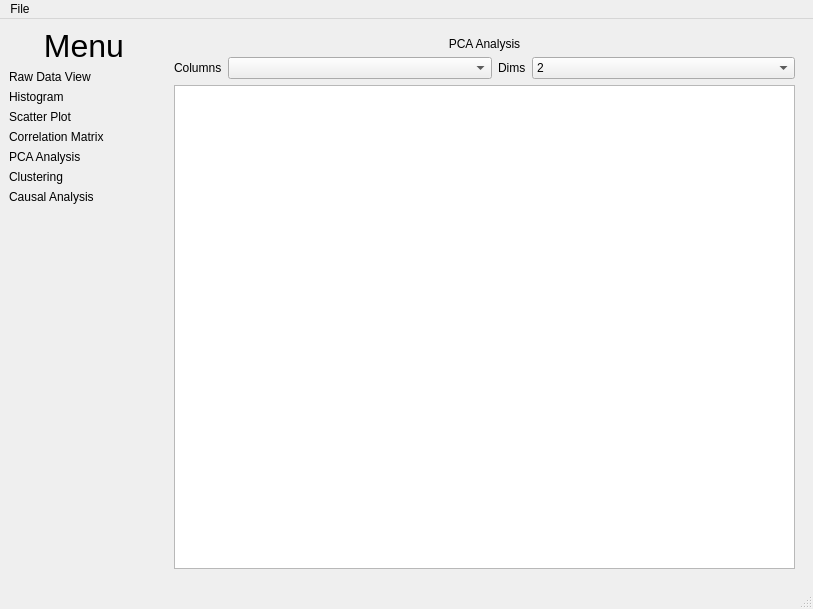
<?xml version="1.0" encoding="UTF-8"?>
<ui version="4.0">
 <class>MainWindow</class>
 <widget class="QMainWindow" name="MainWindow">
  <property name="geometry">
   <rect>
    <x>0</x>
    <y>0</y>
    <width>813</width>
    <height>609</height>
   </rect>
  </property>
  <property name="windowTitle">
   <string>MainWindow</string>
  </property>
  <widget class="QWidget" name="centralwidget">
   <layout class="QGridLayout" name="gridLayout">
    <item row="0" column="0">
     <layout class="QHBoxLayout" name="horizontalLayout">
      <item>
       <layout class="QVBoxLayout" name="verticalLayout_menu">
        <property name="sizeConstraint">
         <enum>QLayout::SetFixedSize</enum>
        </property>
        <item>
         <widget class="QLabel" name="label">
          <property name="sizePolicy">
           <sizepolicy hsizetype="Preferred" vsizetype="Fixed">
            <horstretch>0</horstretch>
            <verstretch>0</verstretch>
           </sizepolicy>
          </property>
          <property name="font">
           <font>
            <pointsize>24</pointsize>
           </font>
          </property>
          <property name="text">
           <string>Menu</string>
          </property>
          <property name="alignment">
           <set>Qt::AlignCenter</set>
          </property>
         </widget>
        </item>
        <item>
         <widget class="ClickableLabel" name="label_menu_raw_data_view">
          <property name="sizePolicy">
           <sizepolicy hsizetype="Fixed" vsizetype="Fixed">
            <horstretch>0</horstretch>
            <verstretch>0</verstretch>
           </sizepolicy>
          </property>
          <property name="text">
           <string>Raw Data View</string>
          </property>
         </widget>
        </item>
        <item>
         <widget class="ClickableLabel" name="label_menu_histogram">
          <property name="text">
           <string>Histogram</string>
          </property>
         </widget>
        </item>
        <item>
         <widget class="ClickableLabel" name="label_menu_scatter_plot">
          <property name="text">
           <string>Scatter Plot</string>
          </property>
         </widget>
        </item>
        <item>
         <widget class="ClickableLabel" name="label_menu_correlation_matrix">
          <property name="text">
           <string>Correlation Matrix</string>
          </property>
         </widget>
        </item>
        <item>
         <widget class="ClickableLabel" name="label_menu_pca_analysis">
          <property name="text">
           <string>PCA Analysis</string>
          </property>
         </widget>
        </item>
        <item>
         <widget class="ClickableLabel" name="label_menu_clustering">
          <property name="text">
           <string>Clustering</string>
          </property>
         </widget>
        </item>
        <item>
         <widget class="ClickableLabel" name="label_menu_causal_analysis">
          <property name="text">
           <string>Causal Analysis</string>
          </property>
         </widget>
        </item>
        <item>
         <spacer name="horizontalSpacer">
          <property name="orientation">
           <enum>Qt::Horizontal</enum>
          </property>
          <property name="sizeType">
           <enum>QSizePolicy::Fixed</enum>
          </property>
          <property name="sizeHint" stdset="0">
           <size>
            <width>150</width>
            <height>20</height>
           </size>
          </property>
         </spacer>
        </item>
        <item>
         <spacer name="verticalSpacer">
          <property name="orientation">
           <enum>Qt::Vertical</enum>
          </property>
          <property name="sizeHint" stdset="0">
           <size>
            <width>20</width>
            <height>40</height>
           </size>
          </property>
         </spacer>
        </item>
       </layout>
      </item>
      <item>
       <widget class="QStackedWidget" name="stackedWidget">
        <property name="enabled">
         <bool>true</bool>
        </property>
        <property name="sizePolicy">
         <sizepolicy hsizetype="Expanding" vsizetype="Preferred">
          <horstretch>0</horstretch>
          <verstretch>0</verstretch>
         </sizepolicy>
        </property>
        <property name="currentIndex">
         <number>5</number>
        </property>
        <widget class="QWidget" name="page_no_data">
         <widget class="QPushButton" name="pushButton_load_csv_data">
          <property name="geometry">
           <rect>
            <x>220</x>
            <y>310</y>
            <width>161</width>
            <height>32</height>
           </rect>
          </property>
          <property name="text">
           <string>Load CSV Data</string>
          </property>
         </widget>
         <widget class="QLabel" name="label_2">
          <property name="geometry">
           <rect>
            <x>0</x>
            <y>200</y>
            <width>601</width>
            <height>51</height>
           </rect>
          </property>
          <property name="text">
           <string>No Data Loaded</string>
          </property>
          <property name="alignment">
           <set>Qt::AlignCenter</set>
          </property>
         </widget>
        </widget>
        <widget class="QWidget" name="page_raw_data_view">
         <layout class="QVBoxLayout" name="verticalLayout">
          <item>
           <widget class="QLabel" name="label_7">
            <property name="text">
             <string>Raw Data View</string>
            </property>
            <property name="alignment">
             <set>Qt::AlignCenter</set>
            </property>
           </widget>
          </item>
          <item>
           <widget class="QTableWidget" name="tableWidget"/>
          </item>
         </layout>
        </widget>
        <widget class="QWidget" name="page_histogram">
         <layout class="QVBoxLayout" name="verticalLayout_2">
          <item>
           <widget class="QLabel" name="label_11">
            <property name="text">
             <string>Histogram</string>
            </property>
            <property name="alignment">
             <set>Qt::AlignCenter</set>
            </property>
           </widget>
          </item>
          <item>
           <layout class="QHBoxLayout" name="horizontalLayout_2">
            <item>
             <widget class="QLabel" name="label_8">
              <property name="sizePolicy">
               <sizepolicy hsizetype="Fixed" vsizetype="Preferred">
                <horstretch>0</horstretch>
                <verstretch>0</verstretch>
               </sizepolicy>
              </property>
              <property name="text">
               <string>Column</string>
              </property>
             </widget>
            </item>
            <item>
             <widget class="QComboBox" name="comboBox_histogram"/>
            </item>
            <item>
             <widget class="QCheckBox" name="checkBox_histogram">
              <property name="text">
               <string>CheckBox</string>
              </property>
             </widget>
            </item>
           </layout>
          </item>
          <item>
           <widget class="QChartView" name="histogram"/>
          </item>
         </layout>
        </widget>
        <widget class="QWidget" name="page_scatter_plot">
         <layout class="QVBoxLayout" name="verticalLayout_3">
          <item>
           <widget class="QLabel" name="label_10">
            <property name="text">
             <string>Scatter Plot</string>
            </property>
            <property name="alignment">
             <set>Qt::AlignCenter</set>
            </property>
           </widget>
          </item>
          <item>
           <layout class="QHBoxLayout" name="horizontalLayout_3">
            <item>
             <widget class="QLabel" name="label_9">
              <property name="sizePolicy">
               <sizepolicy hsizetype="Fixed" vsizetype="Preferred">
                <horstretch>0</horstretch>
                <verstretch>0</verstretch>
               </sizepolicy>
              </property>
              <property name="text">
               <string>x-axis</string>
              </property>
             </widget>
            </item>
            <item>
             <widget class="QComboBox" name="comboBox_scatter_x"/>
            </item>
            <item>
             <widget class="QLabel" name="label_12">
              <property name="sizePolicy">
               <sizepolicy hsizetype="Fixed" vsizetype="Preferred">
                <horstretch>0</horstretch>
                <verstretch>0</verstretch>
               </sizepolicy>
              </property>
              <property name="text">
               <string>y-axis</string>
              </property>
             </widget>
            </item>
            <item>
             <widget class="QComboBox" name="comboBox_scatter_y"/>
            </item>
            <item>
             <widget class="QLabel" name="label_15">
              <property name="sizePolicy">
               <sizepolicy hsizetype="Fixed" vsizetype="Preferred">
                <horstretch>0</horstretch>
                <verstretch>0</verstretch>
               </sizepolicy>
              </property>
              <property name="text">
               <string>Power:</string>
              </property>
             </widget>
            </item>
            <item>
             <widget class="QSpinBox" name="spinBox_scatter_power">
              <property name="minimum">
               <number>1</number>
              </property>
             </widget>
            </item>
           </layout>
          </item>
          <item>
           <widget class="QChartView" name="scatterPlot"/>
          </item>
          <item>
           <layout class="QHBoxLayout" name="horizontalLayout_4">
            <item>
             <widget class="QLabel" name="label_13">
              <property name="sizePolicy">
               <sizepolicy hsizetype="Fixed" vsizetype="Preferred">
                <horstretch>0</horstretch>
                <verstretch>0</verstretch>
               </sizepolicy>
              </property>
              <property name="text">
               <string>p: </string>
              </property>
             </widget>
            </item>
            <item>
             <widget class="QLabel" name="label_scatter_p">
              <property name="text">
               <string/>
              </property>
             </widget>
            </item>
            <item>
             <widget class="QLabel" name="label_14">
              <property name="sizePolicy">
               <sizepolicy hsizetype="Fixed" vsizetype="Preferred">
                <horstretch>0</horstretch>
                <verstretch>0</verstretch>
               </sizepolicy>
              </property>
              <property name="text">
               <string>r^2:</string>
              </property>
             </widget>
            </item>
            <item>
             <widget class="QLabel" name="label_scatter_r2">
              <property name="text">
               <string/>
              </property>
             </widget>
            </item>
            <item>
             <widget class="QLabel" name="label_16">
              <property name="text">
               <string>Point:</string>
              </property>
             </widget>
            </item>
            <item>
             <widget class="QLabel" name="label_scatter_coordinate">
              <property name="text">
               <string/>
              </property>
             </widget>
            </item>
           </layout>
          </item>
         </layout>
        </widget>
        <widget class="QWidget" name="page_correlation_matrix">
         <layout class="QVBoxLayout" name="verticalLayout_4">
          <item>
           <widget class="QLabel" name="label_3">
            <property name="text">
             <string>Correlation Matrix</string>
            </property>
            <property name="alignment">
             <set>Qt::AlignCenter</set>
            </property>
           </widget>
          </item>
          <item>
           <layout class="QHBoxLayout" name="horizontalLayout_5">
            <item>
             <widget class="QLabel" name="label_17">
              <property name="sizePolicy">
               <sizepolicy hsizetype="Fixed" vsizetype="Preferred">
                <horstretch>0</horstretch>
                <verstretch>0</verstretch>
               </sizepolicy>
              </property>
              <property name="text">
               <string>Type</string>
              </property>
             </widget>
            </item>
            <item>
             <widget class="QComboBox" name="comboBox_correlation_type">
              <item>
               <property name="text">
                <string>Covariance</string>
               </property>
              </item>
              <item>
               <property name="text">
                <string>Pearson Correlation Coefficient</string>
               </property>
              </item>
             </widget>
            </item>
            <item>
             <widget class="QLabel" name="label_18">
              <property name="sizePolicy">
               <sizepolicy hsizetype="Fixed" vsizetype="Preferred">
                <horstretch>0</horstretch>
                <verstretch>0</verstretch>
               </sizepolicy>
              </property>
              <property name="text">
               <string>Columns</string>
              </property>
             </widget>
            </item>
            <item>
             <widget class="MultiSelectComboBox" name="comboBox_correlation_columns"/>
            </item>
           </layout>
          </item>
          <item>
           <layout class="QHBoxLayout" name="horizontalLayout_6">
            <item>
             <widget class="HeatmapWidget" name="correlation_matrix" native="true">
              <property name="sizePolicy">
               <sizepolicy hsizetype="Preferred" vsizetype="Expanding">
                <horstretch>0</horstretch>
                <verstretch>0</verstretch>
               </sizepolicy>
              </property>
             </widget>
            </item>
            <item>
             <widget class="HeatmapLegend" name="correlation_legend" native="true">
              <property name="sizePolicy">
               <sizepolicy hsizetype="Fixed" vsizetype="Expanding">
                <horstretch>0</horstretch>
                <verstretch>0</verstretch>
               </sizepolicy>
              </property>
             </widget>
            </item>
           </layout>
          </item>
         </layout>
        </widget>
        <widget class="QWidget" name="page_pca_analysis">
         <layout class="QVBoxLayout" name="verticalLayout_5">
          <item>
           <widget class="QLabel" name="label_4">
            <property name="text">
             <string>PCA Analysis</string>
            </property>
            <property name="alignment">
             <set>Qt::AlignCenter</set>
            </property>
           </widget>
          </item>
          <item>
           <layout class="QHBoxLayout" name="horizontalLayout_7">
            <item>
             <widget class="QLabel" name="label_19">
              <property name="sizePolicy">
               <sizepolicy hsizetype="Fixed" vsizetype="Preferred">
                <horstretch>0</horstretch>
                <verstretch>0</verstretch>
               </sizepolicy>
              </property>
              <property name="text">
               <string>Columns</string>
              </property>
             </widget>
            </item>
            <item>
             <widget class="MultiSelectComboBox" name="comboBox_pca_columns"/>
            </item>
            <item>
             <widget class="QLabel" name="label_20">
              <property name="sizePolicy">
               <sizepolicy hsizetype="Fixed" vsizetype="Preferred">
                <horstretch>0</horstretch>
                <verstretch>0</verstretch>
               </sizepolicy>
              </property>
              <property name="text">
               <string>Dims</string>
              </property>
             </widget>
            </item>
            <item>
             <widget class="QComboBox" name="comboBox_pca_dims">
              <item>
               <property name="text">
                <string>2</string>
               </property>
              </item>
              <item>
               <property name="text">
                <string>3</string>
               </property>
              </item>
             </widget>
            </item>
           </layout>
          </item>
          <item>
           <widget class="QChartView" name="pca_chart">
            <property name="enabled">
             <bool>true</bool>
            </property>
           </widget>
          </item>
          <item>
           <layout class="QVBoxLayout" name="pca_3d_layout"/>
          </item>
         </layout>
        </widget>
        <widget class="QWidget" name="page_clustering">
         <widget class="QLabel" name="label_5">
          <property name="geometry">
           <rect>
            <x>0</x>
            <y>0</y>
            <width>600</width>
            <height>20</height>
           </rect>
          </property>
          <property name="text">
           <string>Clustering</string>
          </property>
          <property name="alignment">
           <set>Qt::AlignCenter</set>
          </property>
         </widget>
        </widget>
        <widget class="QWidget" name="page_causal_analysis">
         <widget class="QLabel" name="label_6">
          <property name="geometry">
           <rect>
            <x>0</x>
            <y>0</y>
            <width>600</width>
            <height>20</height>
           </rect>
          </property>
          <property name="text">
           <string>Causal Analysis</string>
          </property>
          <property name="alignment">
           <set>Qt::AlignCenter</set>
          </property>
         </widget>
        </widget>
       </widget>
      </item>
     </layout>
    </item>
   </layout>
  </widget>
  <widget class="QMenuBar" name="menubar">
   <property name="geometry">
    <rect>
     <x>0</x>
     <y>0</y>
     <width>813</width>
     <height>38</height>
    </rect>
   </property>
   <widget class="QMenu" name="menuFile">
    <property name="title">
     <string>File</string>
    </property>
    <addaction name="actionLoad"/>
   </widget>
   <addaction name="menuFile"/>
  </widget>
  <widget class="QStatusBar" name="statusbar"/>
  <action name="actionLoad">
   <property name="text">
    <string>Load</string>
   </property>
  </action>
 </widget>
 <customwidgets>
  <customwidget>
   <class>ClickableLabel</class>
   <extends>QLabel</extends>
   <header>clickable_label.h</header>
  </customwidget>
  <customwidget>
   <class>QChartView</class>
   <extends>QGraphicsView</extends>
   <header>QtCharts</header>
  </customwidget>
  <customwidget>
   <class>MultiSelectComboBox</class>
   <extends>QComboBox</extends>
   <header>multiselect_combobox.h</header>
  </customwidget>
  <customwidget>
   <class>HeatmapWidget</class>
   <extends>QWidget</extends>
   <header>heatmap_widget.h</header>
   <container>1</container>
  </customwidget>
  <customwidget>
   <class>HeatmapLegend</class>
   <extends>QWidget</extends>
   <header>heatmap_legend.h</header>
   <container>1</container>
  </customwidget>
 </customwidgets>
 <resources/>
 <connections/>
</ui>
